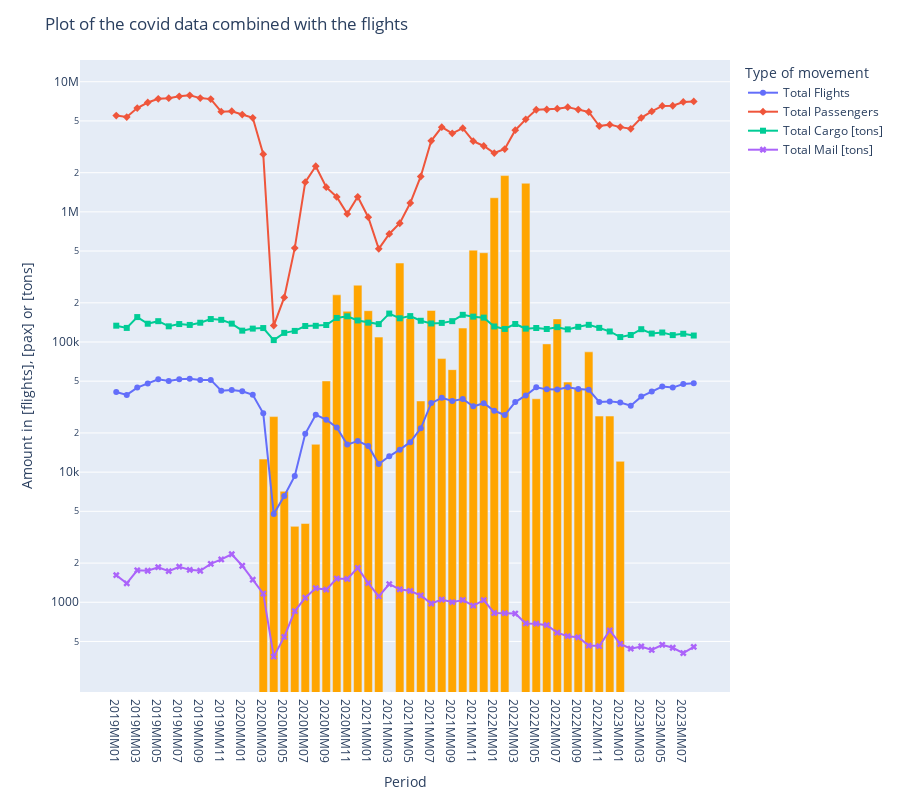

The code cell stored with this chart in its notebook:
### Code cell
for trace in fig3.data:
    figtotal2.add_trace(trace)


figtotal2.update_layout(
    title = {'text': 'Plot of the covid data combined with the flights'},
    height = 800,  # Adjust the height to your preference
    # showlegend = True
)

figtotal2.show()

### Figure 1 — Plotly figure (JSON) as saved in the notebook; plotly's stock layout.template omitted (floating-point values rounded to 4 significant figures)
{"data": [{"hovertemplate": "Type of movement=Total Flights<br>Period=%{x}<br>Amount in [flights], [pax] or [tons]=%{y}<extra></extra>", "legendgroup": "Total Flights", "line": {"color": "#636efa", "dash": "solid"}, "marker": {"symbol": "circle"}, "mode": "lines+markers", "name": "Total Flights", "orientation": "v", "showlegend": true, "type": "scatter", "x": ["2019MM01", "2019MM02", "2019MM03", "2019MM04", "2019MM05", "2019MM06", "2019MM07", "2019MM08", "2019MM09", "2019MM10", "2019MM11", "2019MM12", "2020MM01", "2020MM02", "2020MM03", "2020MM04", "2020MM05", "2020MM06", "2020MM07", "2020MM08", "2020MM09", "2020MM10", "2020MM11", "2020MM12", "2021MM01", "2021MM02", "2021MM03", "2021MM04", "2021MM05", "2021MM06", "2021MM07", "2021MM08", "2021MM09", "2021MM10", "2021MM11", "2021MM12", "2022MM01", "2022MM02", "2022MM03", "2022MM04", "2022MM05", "2022MM06", "2022MM07", "2022MM08", "2022MM09", "2022MM10", "2022MM11", "2022MM12", "2023MM01", "2023MM02", "2023MM03", "2023MM04", "2023MM05", "2023MM06", "2023MM07", "2023MM08"], "xaxis": "x", "y": [41285, 39204, 44649, 47934, 51719, 50135, 51786, 52127, 51091, 51135, 42195, 42771, 41768, 39299, 28306, 4759, 6556, 9336, 19701, 27575, 25290, 22028, 16283, 17325, 15907, 11528, 13228, 14891, 16987, 21701, 33916, 37282, 35262, 36465, 32026, 33869, 29604, 27456, 34568, 38824, 44823, 43248, 43218, 44862, 43523, 42909, 34597, 34968, 34322, 32416, 38044, 41609, 45469, 44638, 47556, 48111], "yaxis": "y"}, {"hovertemplate": "Type of movement=Total Passengers<br>Period=%{x}<br>Amount in [flights], [pax] or [tons]=%{y}<extra></extra>", "legendgroup": "Total Passengers", "line": {"color": "#EF553B", "dash": "solid"}, "marker": {"symbol": "diamond"}, "mode": "lines+markers", "name": "Total Passengers", "orientation": "v", "showlegend": true, "type": "scatter", "x": ["2019MM01", "2019MM02", "2019MM03", "2019MM04", "2019MM05", "2019MM06", "2019MM07", "2019MM08", "2019MM09", "2019MM10", "2019MM11", "2019MM12", "2020MM01", "2020MM02", "2020MM03", "2020MM04", "2020MM05", "2020MM06", "2020MM07", "2020MM08", "2020MM09", "2020MM10", "2020MM11", "2020MM12", "2021MM01", "2021MM02", "2021MM03", "2021MM04", "2021MM05", "2021MM06", "2021MM07", "2021MM08", "2021MM09", "2021MM10", "2021MM11", "2021MM12", "2022MM01", "2022MM02", "2022MM03", "2022MM04", "2022MM05", "2022MM06", "2022MM07", "2022MM08", "2022MM09", "2022MM10", "2022MM11", "2022MM12", "2023MM01", "2023MM02", "2023MM03", "2023MM04", "2023MM05", "2023MM06", "2023MM07", "2023MM08"], "xaxis": "x", "y": [5495052, 5352301, 6270788, 6926059, 7396960, 7471334, 7730263, 7859458, 7486440, 7354352, 5885771, 5938523, 5595249, 5281600, 2773554, 133752, 220120, 526544, 1690515, 2242935, 1547263, 1303123, 965071, 1306018, 909617, 519827, 676647, 817876, 1169673, 1870330, 3515159, 4479180, 4013477, 4395945, 3492940, 3208864, 2831598, 3040193, 4241663, 5140272, 6091195, 6118070, 6211931, 6378969, 6108567, 5854649, 4570458, 4680493, 4480014, 4348644, 5276851, 5912774, 6514881, 6539439, 6991247, 7061633], "yaxis": "y"}, {"hovertemplate": "Type of movement=Total Cargo [tons]<br>Period=%{x}<br>Amount in [flights], [pax] or [tons]=%{y}<extra></extra>", "legendgroup": "Total Cargo [tons]", "line": {"color": "#00cc96", "dash": "solid"}, "marker": {"symbol": "square"}, "mode": "lines+markers", "name": "Total Cargo [tons]", "orientation": "v", "showlegend": true, "type": "scatter", "x": ["2019MM01", "2019MM02", "2019MM03", "2019MM04", "2019MM05", "2019MM06", "2019MM07", "2019MM08", "2019MM09", "2019MM10", "2019MM11", "2019MM12", "2020MM01", "2020MM02", "2020MM03", "2020MM04", "2020MM05", "2020MM06", "2020MM07", "2020MM08", "2020MM09", "2020MM10", "2020MM11", "2020MM12", "2021MM01", "2021MM02", "2021MM03", "2021MM04", "2021MM05", "2021MM06", "2021MM07", "2021MM08", "2021MM09", "2021MM10", "2021MM11", "2021MM12", "2022MM01", "2022MM02", "2022MM03", "2022MM04", "2022MM05", "2022MM06", "2022MM07", "2022MM08", "2022MM09", "2022MM10", "2022MM11", "2022MM12", "2023MM01", "2023MM02", "2023MM03", "2023MM04", "2023MM05", "2023MM06", "2023MM07", "2023MM08"], "xaxis": "x", "y": [133445, 128322, 155427, 138159, 144540, 131970, 137391, 135263, 140637, 150127, 148037, 138385, 122254, 126726, 127995, 103420, 117525, 121692, 132684, 133168, 135059, 153109, 157508, 146441, 140859, 137288, 165377, 152164, 158164, 145582, 138789, 140198, 144584, 161776, 156617, 153901, 131588, 126020, 137570, 126658, 128112, 125858, 130029, 125037, 130738, 135512, 128395, 120439, 109114, 113147, 125407, 116129, 118281, 112994, 115703, 112120], "yaxis": "y"}, {"hovertemplate": "Type of movement=Total Mail [tons]<br>Period=%{x}<br>Amount in [flights], [pax] or [tons]=%{y}<extra></extra>", "legendgroup": "Total Mail [tons]", "line": {"color": "#ab63fa", "dash": "solid"}, "marker": {"symbol": "x"}, "mode": "lines+markers", "name": "Total Mail [tons]", "orientation": "v", "showlegend": true, "type": "scatter", "x": ["2019MM01", "2019MM02", "2019MM03", "2019MM04", "2019MM05", "2019MM06", "2019MM07", "2019MM08", "2019MM09", "2019MM10", "2019MM11", "2019MM12", "2020MM01", "2020MM02", "2020MM03", "2020MM04", "2020MM05", "2020MM06", "2020MM07", "2020MM08", "2020MM09", "2020MM10", "2020MM11", "2020MM12", "2021MM01", "2021MM02", "2021MM03", "2021MM04", "2021MM05", "2021MM06", "2021MM07", "2021MM08", "2021MM09", "2021MM10", "2021MM11", "2021MM12", "2022MM01", "2022MM02", "2022MM03", "2022MM04", "2022MM05", "2022MM06", "2022MM07", "2022MM08", "2022MM09", "2022MM10", "2022MM11", "2022MM12", "2023MM01", "2023MM02", "2023MM03", "2023MM04", "2023MM05", "2023MM06", "2023MM07", "2023MM08"], "xaxis": "x", "y": [1615, 1398, 1761, 1747, 1860, 1736, 1876, 1774, 1747, 1974, 2133, 2338, 1908, 1491, 1167, 382, 542, 855, 1083, 1283, 1251, 1521, 1511, 1837, 1403, 1109, 1379, 1258, 1223, 1128, 978, 1049, 1002, 1040, 943, 1038, 827, 824, 819, 688, 685, 667, 584, 549, 538, 465, 461, 608, 478, 440, 457, 430, 471, 447, 407, 454], "yaxis": "y"}, {"alignmentgroup": "True", "hovertemplate": "x=%{x}<br>y=%{y}<extra></extra>", "legendgroup": "", "marker": {"color": "orange", "pattern": {"shape": ""}}, "name": "", "offsetgroup": "", "orientation": "v", "showlegend": false, "textposition": "auto", "type": "bar", "x": ["2020MM03", "2020MM04", "2020MM05", "2020MM06", "2020MM07", "2020MM08", "2020MM09", "2020MM10", "2020MM11", "2020MM12", "2021MM01", "2021MM02", "2021MM04", "2021MM05", "2021MM06", "2021MM07", "2021MM08", "2021MM09", "2021MM10", "2021MM11", "2021MM12", "2022MM01", "2022MM02", "2022MM04", "2022MM05", "2022MM06", "2022MM07", "2022MM08", "2022MM09", "2022MM10", "2022MM11", "2022MM12", "2023MM01"], "xaxis": "x", "y": [12595, 26716, 7126, 3831, 4028, 16365, 50166, 230293, 172255, 273309, 174021, 109045, 404434, 151799, 35218, 174793, 74554, 61284, 127962, 507820, 485064, 1283474, 1900270, 1658867, 36617, 96703, 150459, 49197, 44050, 83983, 26957, 26974, 12103], "yaxis": "y"}], "layout": {"height": 800, "legend": {"title": {"text": "Type of movement"}, "tracegroupgap": 0}, "margin": {"t": 60}, "title": {"text": "Plot of the covid data combined with the flights"}, "xaxis": {"anchor": "y", "domain": [0, 1], "title": {"text": "Period"}}, "yaxis": {"anchor": "x", "domain": [0, 1], "title": {"text": "Amount in [flights], [pax] or [tons]"}, "type": "log"}}}
